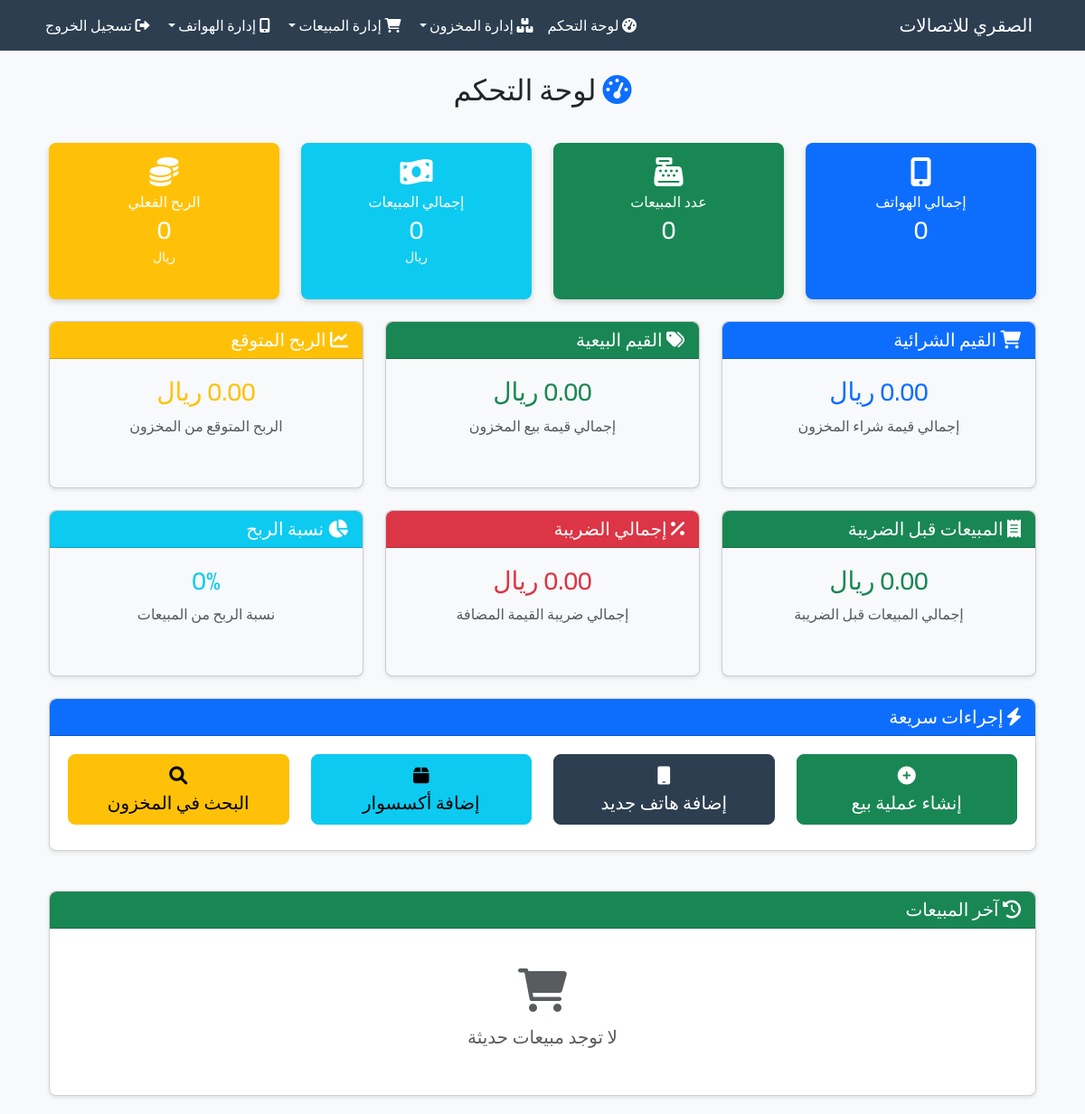
Page /dashboard (signed in) on the earlier database version.
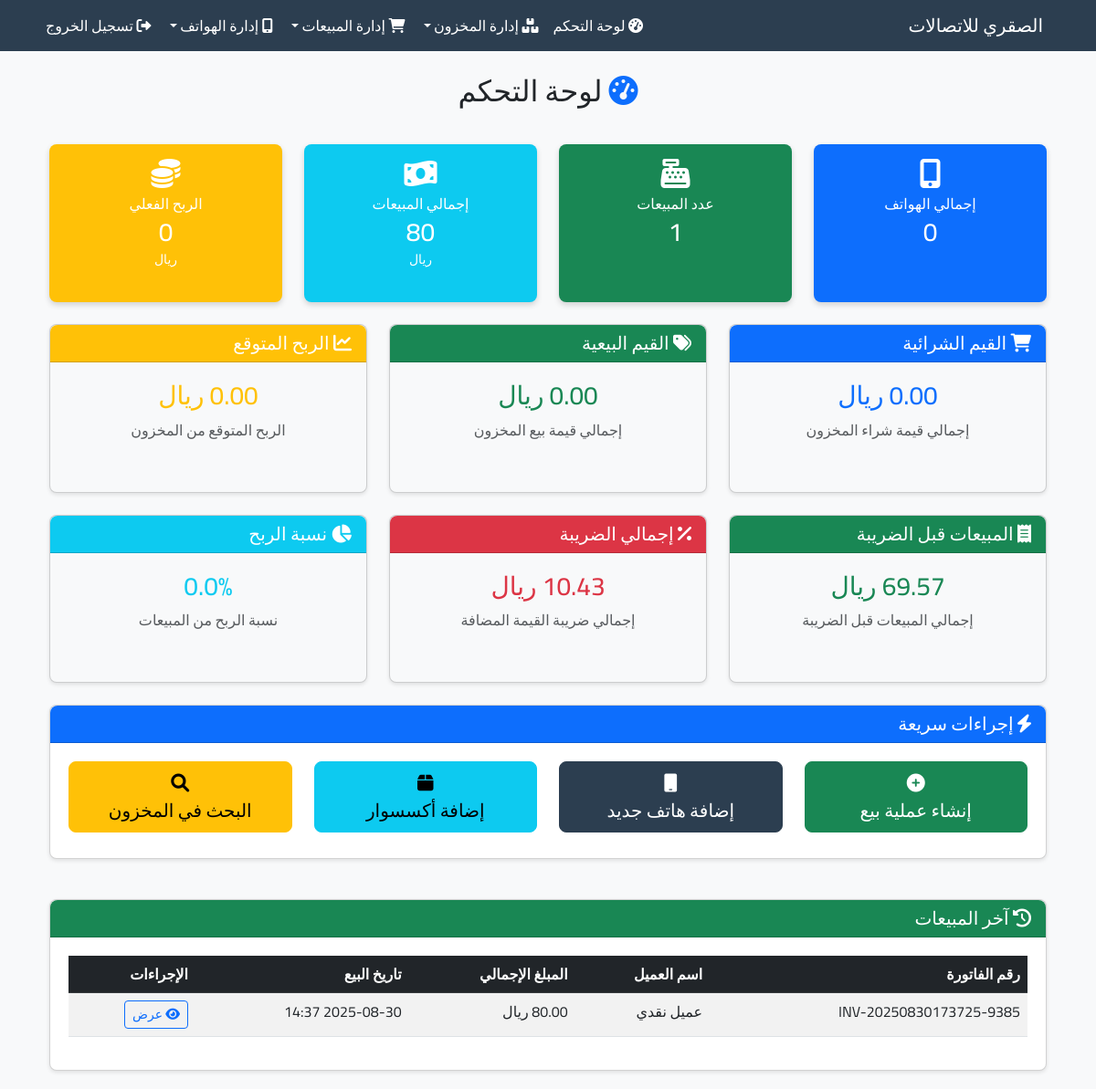
Same page on the later database version.
### app.py (models this page shows)
class Sale(db.Model):
    id = db.Column(db.Integer, primary_key=True)
    sale_number = db.Column(db.String(50), unique=True, nullable=False)
    date_created = db.Column(db.DateTime, default=datetime.utcnow)
    company_name = db.Column(db.String(200), nullable=False, default="شركة الهواتف الذكية")
    company_vat_number = db.Column(db.String(50), nullable=False, default="123456789012345")
    company_address = db.Column(db.Text, nullable=False, default="الرياض، المملكة العربية السعودية")
    company_phone = db.Column(db.String(20), nullable=False, default="+966-11-123-4567")
    customer_name = db.Column(db.String(100), nullable=False)
    customer_phone = db.Column(db.String(20))
    customer_email = db.Column(db.String(100))
    customer_address = db.Column(db.Text)
    subtotal = db.Column(db.Float, nullable=False, default=0.0)  # المبلغ قبل الضريبة
    vat_amount = db.Column(db.Float, nullable=False, default=0.0)  # مبلغ الضريبة
    total_amount = db.Column(db.Float, nullable=False, default=0.0)  # المبلغ الإجمالي
    payment_method = db.Column(db.String(50), default="نقدي")
    notes = db.Column(db.Text)
    status = db.Column(db.String(20), default="مكتمل")  # مكتمل، ملغي، مرفوض
    items = db.relationship('SaleItem', backref='sale', lazy=True, cascade='all, delete-orphan')

### app.py (the view)
@app.route('/dashboard')
@login_required
def dashboard():
    phones = Phone.query.all()
    total_phones = len(phones)
    total_purchase_value = sum(phone.purchase_price for phone in phones)
    total_selling_value = sum(phone.selling_price for phone in phones)
    total_expected_profit = total_selling_value - total_purchase_value
    recent_sales = Sale.query.order_by(Sale.date_created.desc()).limit(10).all()
    total_sales = Sale.query.count()
    total_sales_amount = sum(sale.total_amount for sale in Sale.query.all())
    total_sales_subtotal = sum(sale.subtotal for sale in Sale.query.all())
    total_vat_amount = sum(sale.vat_amount for sale in Sale.query.all())
    total_actual_profit = 0.0  # We'll calculate this differently if needed
    return render_template('dashboard.html',
                         phones=phones,
                         total_phones=total_phones,
                         total_purchase_value=total_purchase_value,
                         total_selling_value=total_selling_value,
                         total_expected_profit=total_expected_profit,
                         total_sales_count=total_sales,
                         total_sales_amount=total_sales_amount,
                         total_sales_subtotal=total_sales_subtotal,
                         total_vat_amount=total_vat_amount,
                         total_actual_profit=total_actual_profit,
                         recent_sales=recent_sales)

### app.py (called while the page is built)
@login_manager.user_loader
def load_user(user_id):
    return db.session.get(User, int(user_id))

### templates/dashboard.html (shortened to what the changed rows need)
{% extends "base.html" %}
{% block content %}
<div class="container-fluid mt-4">
    <div class="row mb-4">
        <div class="col-12">
            <h2 class="text-center mb-3">
                <i class="fas fa-tachometer-alt text-primary"></i> لوحة التحكم
            </h2>
        </div>
    </div>
    <div class="row mb-4">
        <div class="col-md-3">
            <div class="card bg-success text-white h-100">
                <div class="card-body text-center py-3">
                    <i class="fas fa-cash-register fa-2x mb-2"></i>
                    <h6 class="card-title mb-1">عدد المبيعات</h6>
                    <h3 class="mb-0">{{ total_sales_count }}</h3>
                </div>
            </div>
        </div>
        <div class="col-md-3">
            <div class="card bg-info text-white h-100">
                <div class="card-body text-center py-3">
                    <i class="fas fa-money-bill-wave fa-2x mb-2"></i>
                    <h6 class="card-title mb-1">إجمالي المبيعات</h6>
                    <h3 class="mb-0">{{ "%.0f"|format(total_sales_amount) }}</h3>
                    <small>ريال</small>
                </div>
            </div>
        </div>
    </div>
    <div class="row mb-4">
        <div class="col-md-4">
            <div class="card bg-light h-100">
                <div class="card-body text-center">
                    {% if total_sales_amount > 0 %}
                        <h3 class="text-info">{{ "%.1f"|format((total_actual_profit / total_sales_amount) * 100) }}%</h3>
                    {% else %}
                        <h3 class="text-info">0%</h3>
                    {% endif %}
                    <p class="text-muted">نسبة الربح من المبيعات</p>
                </div>
            </div>
        </div>
    </div>
    <div class="row">
        <div class="col-12">
            <div class="card">
                <div class="card-body">
                    {% if recent_sales %}
                        <div class="table-responsive">
                            <table class="table table-striped">
                                <thead class="table-dark">
                                    <tr>
                                        <th>رقم الفاتورة</th>
                                        <th>اسم العميل</th>
                                        <th>المبلغ الإجمالي</th>
                                        <th>تاريخ البيع</th>
                                        <th>الإجراءات</th>
                                    </tr>
                                </thead>
                                <tbody>
                                    {% for sale in recent_sales %}
                                    <tr>
                                        <td>{{ sale.sale_number }}</td>
                                        <td>{{ sale.customer_name or 'غير محدد' }}</td>
                                        <td>{{ "%.2f"|format(sale.total_amount) }} ريال</td>
                                        <td>{{ sale.date_created.strftime('%Y-%m-%d %H:%M') }}</td>
                                        <td>
                                            <a href="{{ url_for('view_sale', sale_id=sale.id) }}" class="btn btn-sm btn-outline-primary">
                                                <i class="fas fa-eye"></i> عرض
                                            </a>
                                        </td>
                                    </tr>
                                    {% endfor %}
                                </tbody>
                            </table>
                        </div>
                    {% else %}
                        <div class="text-center py-4">
                            <i class="fas fa-shopping-cart fa-3x text-muted mb-3"></i>
                            <h5 class="text-muted">لا توجد مبيعات حديثة</h5>
                        </div>
                    {% endif %}
                </div>
            </div>
        </div>
    </div>
</div>
{% endblock %}

Differences in the rows shown:
added Sale: sale_number "INV-20250830173725-9385", customer_name "عميل نقدي", total_amount "80.00", date_created "2025-08-30 14:37"
Other differences:
{{ total_sales_count }}: "0" → "1"
{{ "%.0f"|format(total_sales_amount) }}: "0" → "80"
{{ "%.1f"|format((total_actual_profit / total_sales_amount) * 100) }}: (not shown) → "0.0"
text no longer shown: "0% لا توجد مبيعات حديثة"
text now shown: "% رقم الفاتورة اسم العميل المبلغ الإجمالي تاريخ البيع الإجراءات"
